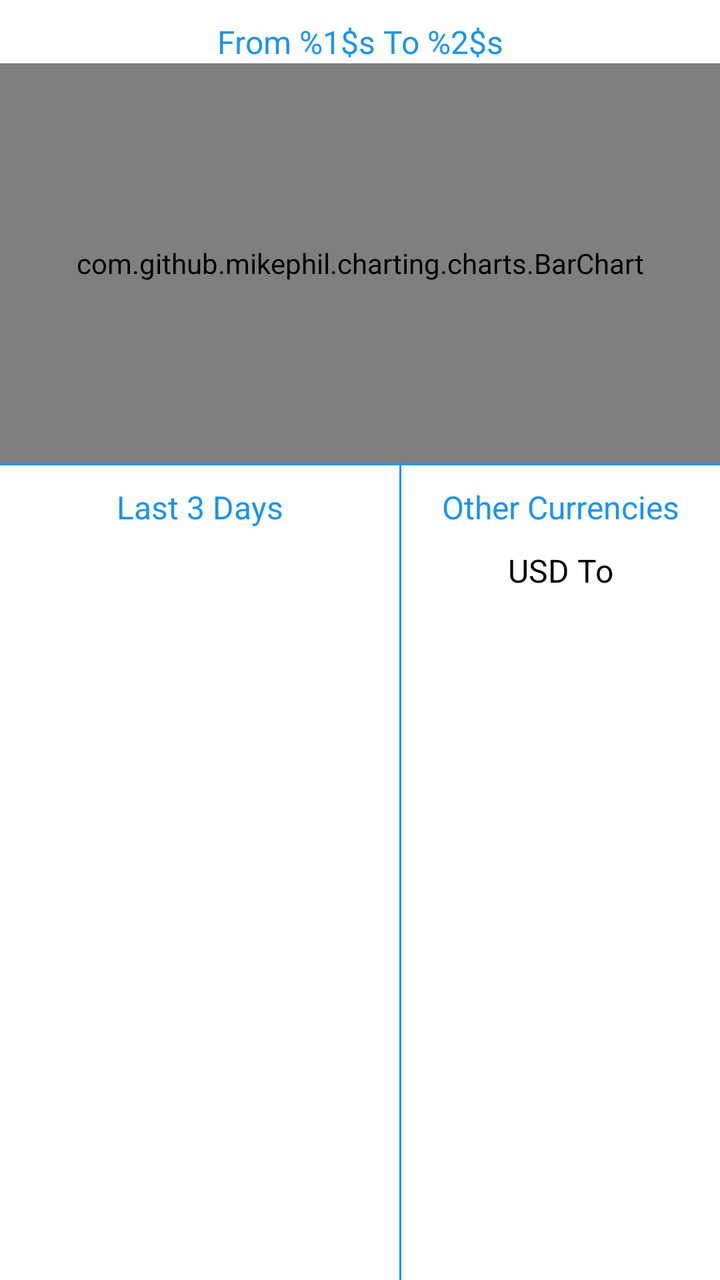
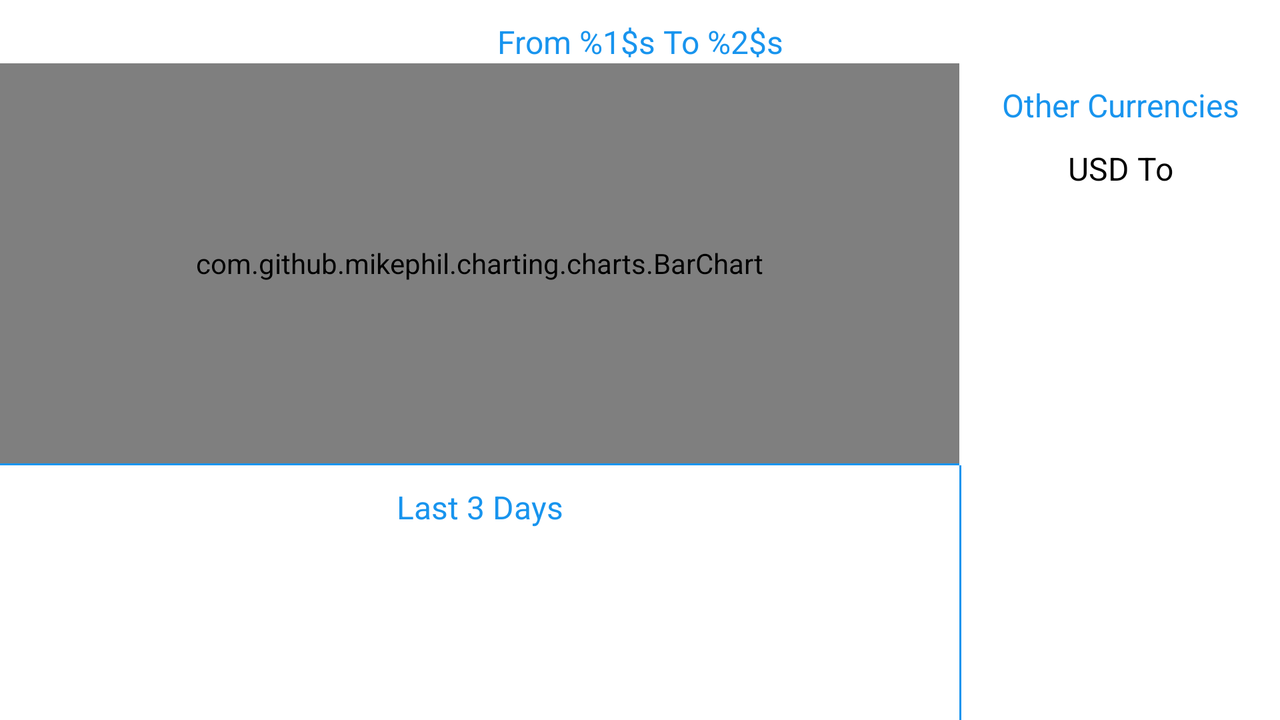

The same Android screen from two of the app's own layout files: first res/layout/ as a phone draws it, then the repository's variant for another configuration, drawn on a device whose configuration selects that folder. Both files follow.
<!-- AndroidManifest.xml: application theme Theme.CurrencyConverterApp -->
<!-- res/layout/fragment_details.xml -->
<?xml version="1.0" encoding="utf-8"?>
<androidx.core.widget.NestedScrollView xmlns:android="http://schemas.android.com/apk/res/android"
    xmlns:app="http://schemas.android.com/apk/res-auto"
    xmlns:tools="http://schemas.android.com/tools"
    android:layout_width="match_parent"
    android:layout_height="match_parent"
    android:background="@color/white"
    android:fillViewport="true">

    <androidx.constraintlayout.widget.ConstraintLayout
        android:layout_width="match_parent"
        android:layout_height="wrap_content">

        <androidx.appcompat.widget.AppCompatTextView
            android:id="@+id/tvDetailsTitle"
            android:layout_width="wrap_content"
            android:layout_height="wrap_content"
            android:layout_marginEnd="@dimen/dimen_10dp"
            android:layout_marginStart="@dimen/dimen_10dp"
            android:layout_marginBottom="@dimen/dimen_10dp"
            android:layout_marginTop="@dimen/dimen_10dp"
            android:textSize="@dimen/text_size_16sp"
            android:textColor="@color/primary_500"
            app:layout_constraintEnd_toEndOf="parent"
            app:layout_constraintTop_toTopOf="parent"
            app:layout_constraintStart_toStartOf="parent"
            android:text="@string/historical_data_from_to"/>


        <com.github.mikephil.charting.charts.BarChart
            android:id="@+id/chart"
            android:layout_width="match_parent"
            android:layout_height="@dimen/dimen_200dp"
            app:layout_constraintTop_toBottomOf="@+id/tvDetailsTitle"/>

        <View
            android:id="@+id/viewBelowChart"
            android:layout_width="match_parent"
            android:background="@color/purple_700"
            android:layout_height="@dimen/dimen_1dp"
            app:layout_constraintTop_toBottomOf="@+id/chart"/>


        <androidx.appcompat.widget.AppCompatTextView
            android:id="@+id/tvHistoricalTitle"
            android:layout_width="wrap_content"
            android:layout_height="wrap_content"
            android:layout_marginEnd="@dimen/dimen_10dp"
            android:layout_marginStart="@dimen/dimen_10dp"
            android:layout_marginBottom="@dimen/dimen_10dp"
            android:layout_marginTop="@dimen/dimen_10dp"
            android:textSize="@dimen/text_size_16sp"
            android:textColor="@color/primary_500"
            app:layout_constraintEnd_toStartOf="@+id/rvOther"
            app:layout_constraintStart_toStartOf="parent"
            app:layout_constraintTop_toBottomOf="@+id/viewBelowChart"
            android:text="@string/last_3_days"/>


        <androidx.recyclerview.widget.RecyclerView
            android:id="@+id/rvHistoricalData"
            android:layout_width="0dp"
            android:layout_height="0dp"
            android:layout_marginTop="@dimen/dimen_10dp"
            tools:itemCount="3"
            android:orientation="vertical"
            app:layoutManager="androidx.recyclerview.widget.LinearLayoutManager"
            tools:listitem="@layout/rv_history_data_item"
            app:layout_constraintEnd_toStartOf="@+id/rvOther"
            app:layout_constraintStart_toStartOf="parent"
            app:layout_constraintTop_toBottomOf="@+id/tvHistoricalTitle"
            app:layout_constraintBottom_toBottomOf="parent"/>

        <View
            android:id="@+id/horizontalViewLine"
            android:layout_width="1dp"
            android:layout_height="0dp"
            android:background="@color/purple_700"
            app:layout_constraintBottom_toBottomOf="parent"
            app:layout_constraintStart_toEndOf="@+id/rvHistoricalData"
            app:layout_constraintTop_toBottomOf="@+id/viewBelowChart"
            app:layout_constraintEnd_toStartOf="@+id/rvOther"/>


        <androidx.appcompat.widget.AppCompatTextView
            android:id="@+id/tvOtherTitle"
            android:layout_width="wrap_content"
            android:layout_height="wrap_content"
            android:layout_marginEnd="@dimen/dimen_10dp"
            android:layout_marginStart="@dimen/dimen_10dp"
            android:layout_marginBottom="@dimen/dimen_10dp"
            android:layout_marginTop="@dimen/dimen_10dp"
            android:textSize="@dimen/text_size_16sp"
            app:layout_constraintStart_toEndOf="@+id/horizontalViewLine"
            android:textColor="@color/primary_500"
            app:layout_constraintEnd_toEndOf="parent"
            app:layout_constraintTop_toBottomOf="@+id/viewBelowChart"
            android:text="@string/other_currencies"/>


        <androidx.appcompat.widget.AppCompatTextView
            android:id="@+id/tvOtherFrom"
            android:layout_width="wrap_content"
            android:layout_height="wrap_content"
            android:layout_marginEnd="@dimen/dimen_10dp"
            android:layout_marginStart="@dimen/dimen_10dp"
            android:layout_marginBottom="@dimen/dimen_10dp"
            android:layout_marginTop="@dimen/dimen_10dp"
            android:textSize="@dimen/text_size_16sp"
            android:textColor="@color/black"
            app:layout_constraintStart_toEndOf="@+id/horizontalViewLine"
            app:layout_constraintEnd_toEndOf="parent"
            app:layout_constraintTop_toBottomOf="@+id/tvOtherTitle"
            tools:text="USD To"/>



        <androidx.recyclerview.widget.RecyclerView
            android:id="@+id/rvOther"
            android:layout_width="@dimen/dimen_160dp"
            android:layout_height="0dp"
            android:layout_marginTop="@dimen/dimen_16dp"
            tools:itemCount="3"
            android:orientation="vertical"
            android:nestedScrollingEnabled="false"
            app:layoutManager="androidx.recyclerview.widget.LinearLayoutManager"
            tools:listitem="@layout/other_currencies_item"
            app:layout_constraintEnd_toEndOf="parent"
            app:layout_constraintTop_toBottomOf="@+id/tvOtherFrom"
            app:layout_constraintBottom_toBottomOf="parent"/>



        <ProgressBar
            android:id="@+id/progressBar"
            android:layout_width="@dimen/dimen_50dp"
            android:layout_height="@dimen/dimen_50dp"
            android:visibility="invisible"
            android:elevation="@dimen/dimen_20dp"
            app:layout_constraintTop_toTopOf="parent"
            app:layout_constraintEnd_toEndOf="parent"
            app:layout_constraintStart_toStartOf="parent"
            app:layout_constraintBottom_toBottomOf="parent"/>



    </androidx.constraintlayout.widget.ConstraintLayout>




</androidx.core.widget.NestedScrollView>
<!-- resources referenced by this layout -->
<resources>
  <color name="black">#FF000000</color>
  <color name="primary_500">#1894EE</color>
  <color name="purple_700">#1894EE</color>
  <color name="white">#FFFFFFFF</color>
  <!-- from res/values-normal/ -->
  <dimen name="dimen_10dp">10dp</dimen>
  <!-- from res/values-normal/ -->
  <dimen name="dimen_160dp">160dp</dimen>
  <!-- from res/values-normal/ -->
  <dimen name="dimen_16dp">16dp</dimen>
  <!-- from res/values-normal/ -->
  <dimen name="dimen_1dp">1dp</dimen>
  <!-- from res/values-normal/ -->
  <dimen name="dimen_200dp">200dp</dimen>
  <!-- from res/values-normal/ -->
  <dimen name="dimen_20dp">20dp</dimen>
  <!-- from res/values-normal/ -->
  <dimen name="dimen_50dp">50dp</dimen>
  <!-- from res/values-normal/ -->
  <dimen name="text_size_16sp">16sp</dimen>
  <string name="historical_data_from_to">From %1$s To %2$s</string>
  <string name="last_3_days">Last 3 Days</string>
  <string name="other_currencies">Other Currencies</string>
  <style name="Theme.CurrencyConverterApp" parent="Theme.MaterialComponents.DayNight.NoActionBar">
          
          <item name="colorPrimary">@color/primary_500</item>
          <item name="colorPrimaryVariant">@color/purple_700</item>
          <item name="colorOnPrimary">@color/white</item>
          
          <item name="colorSecondary">@color/teal_200</item>
          <item name="colorSecondaryVariant">@color/teal_700</item>
          <item name="colorOnSecondary">@color/black</item>
          
          <item name="android:statusBarColor">?attr/colorPrimaryVariant</item>
          
      </style>
  <color name="teal_200">#FF03DAC5</color>
  <color name="teal_700">#FF018786</color>
</resources>
<!-- res/layout-land/fragment_details.xml (the repository's variant of the layout above) -->
<!-- drawn on the phone turned sideways -->
<?xml version="1.0" encoding="utf-8"?>
<androidx.core.widget.NestedScrollView xmlns:android="http://schemas.android.com/apk/res/android"
    xmlns:app="http://schemas.android.com/apk/res-auto"
    xmlns:tools="http://schemas.android.com/tools"
    android:layout_width="match_parent"
    android:layout_height="match_parent"
    android:background="@color/white"
    android:fillViewport="true">

    <androidx.constraintlayout.widget.ConstraintLayout
        android:layout_width="match_parent"
        android:layout_height="wrap_content">

        <androidx.appcompat.widget.AppCompatTextView
            android:id="@+id/tvDetailsTitle"
            android:layout_width="wrap_content"
            android:layout_height="wrap_content"
            android:layout_marginEnd="@dimen/dimen_10dp"
            android:layout_marginStart="@dimen/dimen_10dp"
            android:layout_marginBottom="@dimen/dimen_10dp"
            android:layout_marginTop="@dimen/dimen_10dp"
            android:textSize="@dimen/text_size_16sp"
            android:textColor="@color/primary_500"
            app:layout_constraintEnd_toEndOf="parent"
            app:layout_constraintTop_toTopOf="parent"
            app:layout_constraintStart_toStartOf="parent"
            android:text="@string/historical_data_from_to"/>


        <com.github.mikephil.charting.charts.BarChart
            android:id="@+id/chart"
            android:layout_width="0dp"
            android:layout_height="@dimen/dimen_200dp"
            app:layout_constraintStart_toStartOf="parent"
            app:layout_constraintEnd_toStartOf="@+id/horizontalViewLine"
            app:layout_constraintTop_toBottomOf="@+id/tvDetailsTitle"/>

        <View
            android:id="@+id/viewBelowChart"
            android:layout_width="0dp"
            android:background="@color/purple_700"
            android:layout_height="@dimen/dimen_1dp"
            app:layout_constraintStart_toStartOf="parent"
            app:layout_constraintEnd_toStartOf="@+id/horizontalViewLine"
            app:layout_constraintTop_toBottomOf="@+id/chart"/>


        <androidx.appcompat.widget.AppCompatTextView
            android:id="@+id/tvHistoricalTitle"
            android:layout_width="wrap_content"
            android:layout_height="wrap_content"
            android:layout_marginEnd="@dimen/dimen_10dp"
            android:layout_marginStart="@dimen/dimen_10dp"
            android:layout_marginBottom="@dimen/dimen_10dp"
            android:layout_marginTop="@dimen/dimen_10dp"
            android:textSize="@dimen/text_size_16sp"
            android:textColor="@color/primary_500"
            app:layout_constraintEnd_toStartOf="@+id/rvOther"
            app:layout_constraintStart_toStartOf="parent"
            app:layout_constraintTop_toBottomOf="@+id/viewBelowChart"
            android:text="@string/last_3_days"/>


        <androidx.recyclerview.widget.RecyclerView
            android:id="@+id/rvHistoricalData"
            android:layout_width="0dp"
            android:layout_height="0dp"
            android:layout_marginTop="@dimen/dimen_10dp"
            tools:itemCount="3"
            android:orientation="vertical"
            app:layoutManager="androidx.recyclerview.widget.LinearLayoutManager"
            tools:listitem="@layout/rv_history_data_item"
            app:layout_constraintEnd_toStartOf="@+id/rvOther"
            app:layout_constraintStart_toStartOf="parent"
            app:layout_constraintTop_toBottomOf="@+id/tvHistoricalTitle"
            app:layout_constraintBottom_toBottomOf="parent"/>

        <View
            android:id="@+id/horizontalViewLine"
            android:layout_width="1dp"
            android:layout_height="0dp"
            android:background="@color/purple_700"
            app:layout_constraintBottom_toBottomOf="parent"
            app:layout_constraintStart_toEndOf="@+id/rvHistoricalData"
            app:layout_constraintTop_toBottomOf="@+id/viewBelowChart"
            app:layout_constraintEnd_toStartOf="@+id/rvOther"/>


        <androidx.appcompat.widget.AppCompatTextView
            android:id="@+id/tvOtherTitle"
            android:layout_width="wrap_content"
            android:layout_height="wrap_content"
            android:layout_marginEnd="@dimen/dimen_10dp"
            android:layout_marginStart="@dimen/dimen_10dp"
            android:layout_marginBottom="@dimen/dimen_10dp"
            android:layout_marginTop="@dimen/dimen_10dp"
            android:textSize="@dimen/text_size_16sp"
            app:layout_constraintStart_toEndOf="@+id/horizontalViewLine"
            android:textColor="@color/primary_500"
            app:layout_constraintEnd_toEndOf="parent"
            app:layout_constraintTop_toTopOf="@id/chart"
            android:text="@string/other_currencies"/>


        <androidx.appcompat.widget.AppCompatTextView
            android:id="@+id/tvOtherFrom"
            android:layout_width="wrap_content"
            android:layout_height="wrap_content"
            android:layout_marginEnd="@dimen/dimen_10dp"
            android:layout_marginStart="@dimen/dimen_10dp"
            android:layout_marginBottom="@dimen/dimen_10dp"
            android:layout_marginTop="@dimen/dimen_10dp"
            android:textSize="@dimen/text_size_16sp"
            android:textColor="@color/black"
            app:layout_constraintStart_toEndOf="@+id/horizontalViewLine"
            app:layout_constraintEnd_toEndOf="parent"
            app:layout_constraintTop_toBottomOf="@+id/tvOtherTitle"
            tools:text="USD To"/>



        <androidx.recyclerview.widget.RecyclerView
            android:id="@+id/rvOther"
            android:layout_width="@dimen/dimen_160dp"
            android:layout_height="0dp"
            android:layout_marginTop="@dimen/dimen_16dp"
            tools:itemCount="3"
            android:orientation="vertical"
            app:layoutManager="androidx.recyclerview.widget.LinearLayoutManager"
            tools:listitem="@layout/other_currencies_item"
            app:layout_constraintEnd_toEndOf="parent"
            app:layout_constraintTop_toBottomOf="@+id/tvOtherFrom"
            app:layout_constraintBottom_toBottomOf="parent"/>



        <ProgressBar
            android:id="@+id/progressBar"
            android:layout_width="@dimen/dimen_50dp"
            android:layout_height="@dimen/dimen_50dp"
            android:visibility="invisible"
            android:elevation="@dimen/dimen_20dp"
            app:layout_constraintTop_toTopOf="parent"
            app:layout_constraintEnd_toEndOf="parent"
            app:layout_constraintStart_toStartOf="parent"
            app:layout_constraintBottom_toBottomOf="parent"/>



    </androidx.constraintlayout.widget.ConstraintLayout>




</androidx.core.widget.NestedScrollView>
